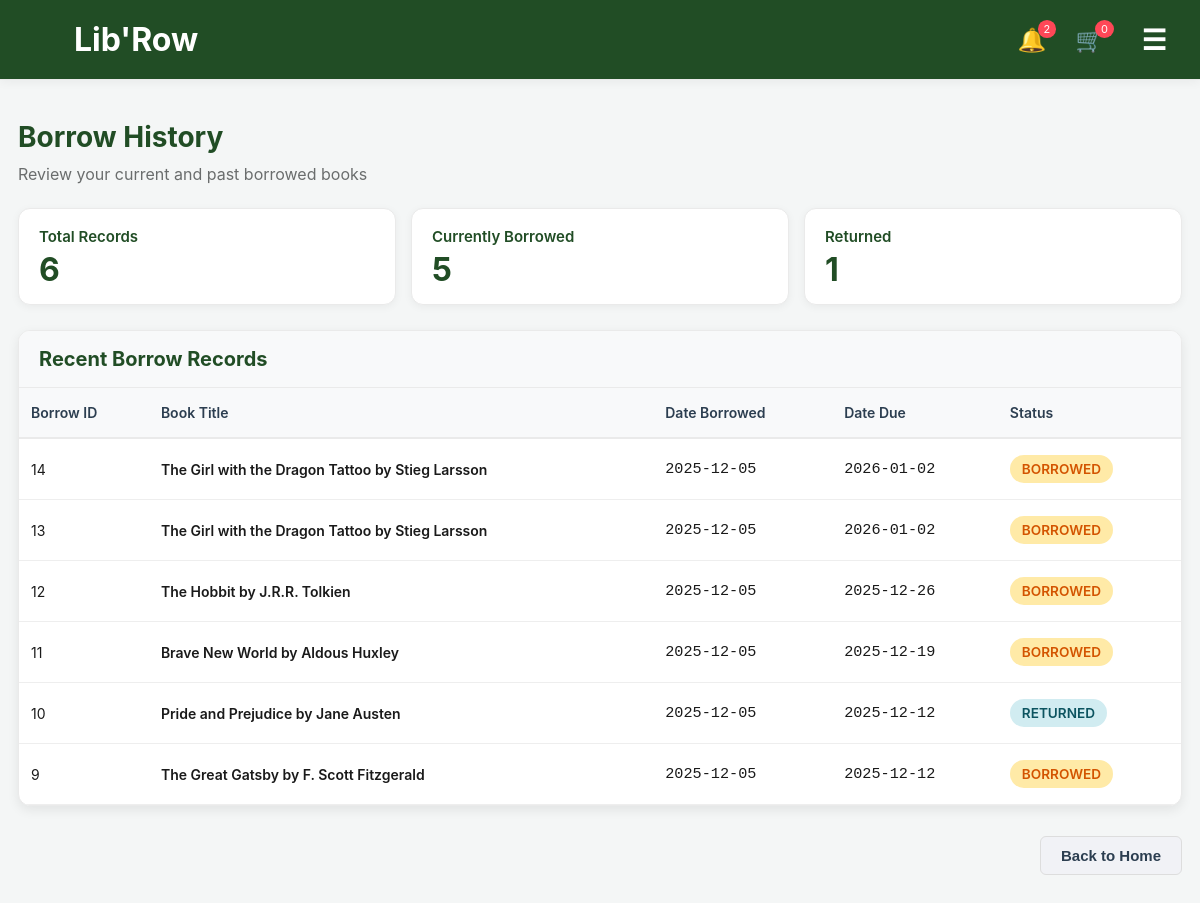
Screenshot of /borrow_history.php (signed in) with the database file from the repository.
### tables this page shows
CREATE TABLE IF NOT EXISTS `borrow` (
  `borrow_id` int NOT NULL AUTO_INCREMENT,
  `book_id` int NOT NULL,
  `user_id` int NOT NULL,
  `date_borrowed` date NOT NULL,
  `date_due` date NOT NULL,
  `date_returned` date DEFAULT NULL,
  `status` enum('borrowed','returned','overdue') DEFAULT 'borrowed',
  PRIMARY KEY (`borrow_id`),
  KEY `book_id` (`book_id`),
  KEY `user_id` (`user_id`)
);

### borrow_history.php (the view, shortened to what this page needs)
<?php
include 'includes/db.php';
$cart_count = isset($_SESSION['cart']) ? count($_SESSION['cart']) : 0;
$borrow_records = [];
$user_id = $_SESSION['user']['id'] ?? $_SESSION['user']['user_id'] ?? 0;
$query = "SELECT b.*, bk.title as book_title, bk.author
          FROM borrow b
          JOIN books bk ON b.book_id = bk.book_id
          WHERE b.user_id = ?
          ORDER BY b.date_borrowed DESC
          LIMIT 20";
$stmt = $conn->prepare($query);
$stmt->bind_param("i", $user_id);
$stmt->execute();
$result = $stmt->get_result();
if ($result && mysqli_num_rows($result) > 0) {
    while ($row = mysqli_fetch_assoc($result)) {
        $borrow_records[] = array(
            "borrow_id" => $row['borrow_id'],
            "book_title" => $row['book_title'] . ($row['author'] ? " by " . $row['author'] : ""),
            "date_borrowed" => $row['date_borrowed'],
            "date_due" => $row['date_due'],
            "date_returned" => $row['date_returned'] ?? null,
            "status" => $row['status']
        );
    }
}
$total_borrowed = 0;
$total_returned = 0;
foreach ($borrow_records as $record) {
    if ($record["status"] == "borrowed" || $record["status"] == "accepted") {
        $total_borrowed++;
    } else if ($record["status"] == "returned") {
        $total_returned++;
    }
}
?>
<!DOCTYPE html>
<html lang="en">
<head>
    <link rel="stylesheet" href="style.css">
</head>
<body>
<header class="header">
    <div class="header-left">
        <div class="logo-container">
            <h1 class="site-title">Lib'Row</h1>
        </div>
    </div>
    <div class="header-right">
        <div class="header-icons">
            <span class="icon" title="Notifications">
                🔔
                <span class="badge notification-badge">2</span>
            </span>
            <span class="icon" title="Cart" onclick="window.location.href='cart.php'">
                🛒
                <span class="badge cart-badge"><?php echo $cart_count; ?></span>
            </span>
        </div>
        <div class="menu-icon" onclick="toggleSidebar()" title="Menu">
            <div class="menu-icon-inner">☰</div>
        </div>
    </div>
</header>
<div class="page-container">
    <h1 class="page-title">Borrow History</h1>
    <p class="page-subtitle">Review your current and past borrowed books</p>
    <div class="borrow-summary">
        <div class="summary-card">
            <h3>Total Records</h3>
            <div class="summary-value"><?php echo count($borrow_records); ?></div>
        </div>
        <div class="summary-card">
            <h3>Currently Borrowed</h3>
            <div class="summary-value"><?php echo $total_borrowed; ?></div>
        </div>
        <div class="summary-card">
            <h3>Returned</h3>
            <div class="summary-value"><?php echo $total_returned; ?></div>
        </div>
    </div>
    <div class="records-container">
        <div class="section-header">
            <h2>Recent Borrow Records</h2>
        </div>
        <?php if (count($borrow_records) > 0): ?>
        <table>
            <thead>
                <tr>
                    <th>Borrow ID</th>
                    <th>Book Title</th>
                    <th>Date Borrowed</th>
                    <th>Date Due</th>
                    <th>Status</th>
                </tr>
            </thead>
            <tbody>
                <?php
                foreach ($borrow_records as $record) {
                    $status_class = "status-" . $record["status"];
                    echo "<tr>";
                    echo "<td>" . $record["borrow_id"] . "</td>";
                    echo "<td class='book-title'>" . htmlspecialchars($record["book_title"]) . "</td>";
                    echo "<td class='date-cell'>" . $record["date_borrowed"] . "</td>";
                    echo "<td class='date-cell'>" . $record["date_due"] . "</td>";
                    echo "<td><span class='status-badge " . $status_class . "'>" . $record["status"] . "</span></td>";
                    echo "</tr>";
                }
                ?>
            </tbody>
        </table>
        <?php endif; ?>
    </div>
    <div class="actions">
        <button class="btn btn-secondary" onclick="window.location.href='index.php'">Back to Home</button>
    </div>
</div>
</body>
</html>

### style.css (style rules this page uses)
* { margin: 0; padding: 0; box-sizing: border-box; }
body { font-family: "Inter", Arial, sans-serif; background: #f4f6f6; color: #1a1a1a; overflow-x: hidden; }
.header { display: flex; justify-content: space-between; align-items: center; padding: 0 24px; height: 80px; background-color: #214d25; border-bottom: 1px solid #eaeaea; position: relative; z-index: 1002; box-shadow: 0 2px 10px rgba(0, 0, 0, 0.05); }
.header-left { display: flex; align-items: center; gap: 12px; }
.header-right { display: flex; align-items: center; gap: 16px; }
.menu-icon { cursor: pointer; display: flex; align-items: center; justify-content: center; width: 44px; height: 44px; border-radius: 8px; transition: all 0.2s ease; margin-left: 12px; z-index: 1003 !important; }
.menu-icon-inner { font-size: 28px; color: white; font-weight: 600; line-height: 1; transition: transform 0.2s ease; }
.site-title { color: white; margin-left: 50px; }
.header-icons { display: flex; gap: 15px; }
.header-icons .icon { font-size: 23px; margin-left: 14px; cursor: pointer; position: relative; }
.badge { background: #ff4757; color: white; padding: 2px 6px; border-radius: 50%; font-size: 11px; position: absolute; top: -6px; right: -10px; }

### borrow_history.php (style rules this page uses)
.page-container { padding: 20px 18px 60px; max-width: 1200px; margin: 0 auto; }
.page-title { color: #214d25; font-size: 28px; margin: 20px 0 10px; font-weight: 700; }
.page-subtitle { color: #6a6d6d; font-size: 16px; margin-bottom: 24px; }
.borrow-summary { display: flex; gap: 15px; margin-bottom: 25px; flex-wrap: wrap; }
.summary-card { background: white; border-radius: 12px; padding: 18px 20px; flex: 1; min-width: 180px; box-shadow: 0 2px 8px rgba(0,0,0,0.05); border: 1px solid #eaeaea; }
.summary-card h3 { color: #214d25; font-size: 15px; margin-bottom: 8px; font-weight: 600; }
.summary-value { font-size: 32px; font-weight: 700; color: #214d25; line-height: 1; }
.records-container { background: white; border-radius: 12px; overflow: hidden; box-shadow: 0 4px 12px rgba(0,0,0,0.08); margin-bottom: 30px; border: 1px solid #eaeaea; }
.section-header { background: #f8f9fa; padding: 16px 20px; border-bottom: 1px solid #eaeaea; }
.section-header h2 { color: #214d25; font-size: 20px; font-weight: 700; }
table { width: 100%; border-collapse: collapse; }
th { background-color: #f8f9fa; padding: 16px 12px; text-align: left; font-weight: 600; color: #2c3e50; border-bottom: 2px solid #eaeaea; font-size: 14px; }
td { padding: 16px 12px; border-bottom: 1px solid #eee; font-size: 14px; }
.status-badge { padding: 6px 12px; border-radius: 20px; font-size: 0.85rem; font-weight: 600; text-transform: uppercase; display: inline-block; min-width: 90px; text-align: center; }
.status-borrowed { background-color: #ffeaa7; color: #d35400; }
.status-returned { background-color: #d1ecf1; color: #0c5460; }
.date-cell { font-family: monospace; font-size: 0.95rem; }
.book-title { font-weight: 600; color: #1a1a1a; }
.actions { display: flex; justify-content: flex-end; gap: 12px; margin-top: 20px; }
.btn { padding: 10px 20px; border-radius: 6px; border: none; font-size: 15px; font-weight: 600; cursor: pointer; transition: all 0.3s ease; }
.btn-secondary { background-color: #f1f2f6; color: #2c3e50; border: 1px solid #ddd; }

### rows the page displays
borrow: borrow_id "14", book_title "The Girl with the Dragon Tattoo by Stieg Larsson", date_borrowed "2025-12-05", date_due "2026-01-02", status "BORROWED"
borrow: borrow_id "13", book_title "The Girl with the Dragon Tattoo by Stieg Larsson", date_borrowed "2025-12-05", date_due "2026-01-02", status "BORROWED"
borrow: borrow_id "12", book_title "The Hobbit by J.R.R. Tolkien", date_borrowed "2025-12-05", date_due "2025-12-26", status "BORROWED"
borrow: borrow_id "11", book_title "Brave New World by Aldous Huxley", date_borrowed "2025-12-05", date_due "2025-12-19", status "BORROWED"
borrow: borrow_id "10", book_title "Pride and Prejudice by Jane Austen", date_borrowed "2025-12-05", date_due "2025-12-12", status "RETURNED"
borrow: borrow_id "9", book_title "The Great Gatsby by F. Scott Fitzgerald", date_borrowed "2025-12-05", date_due "2025-12-12", status "BORROWED"

### other values shown
$cart_count "0"
count($borrow_records) "6"
$total_borrowed "5"
$total_returned "1"
